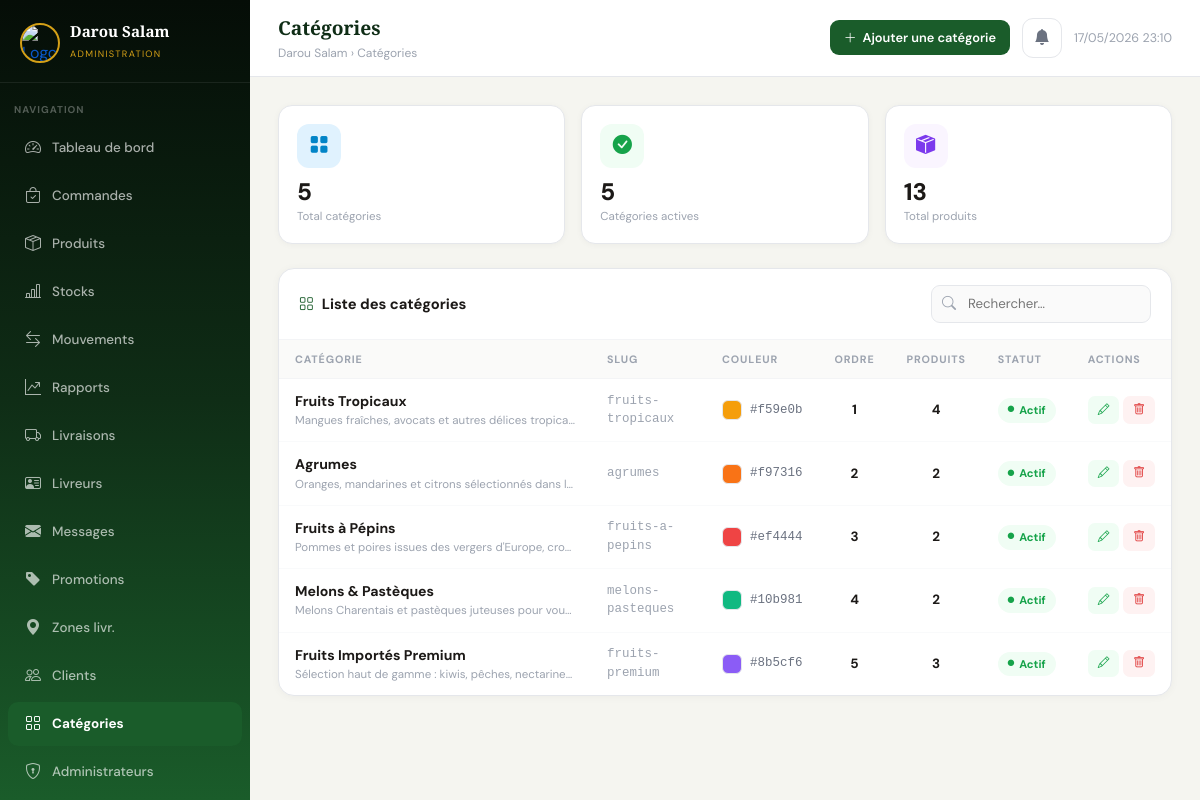
Screenshot of /admin/categories (signed in) with the database file from the repository.
### tables this page shows
CREATE TABLE `categories` (
    `id`          INT UNSIGNED    NOT NULL AUTO_INCREMENT,
    `nom`         VARCHAR(100)    NOT NULL,
    `slug`        VARCHAR(110)    NOT NULL UNIQUE,
    `description` TEXT,
    `icone`       VARCHAR(50)     DEFAULT NULL COMMENT 'Classe CSS ou emoji',
    `couleur`     VARCHAR(20)     DEFAULT '#28a745',
    `image`       VARCHAR(255)    DEFAULT NULL,
    `ordre`       TINYINT UNSIGNED NOT NULL DEFAULT 0,
    `actif`       TINYINT(1)      NOT NULL DEFAULT 1,
    PRIMARY KEY (`id`)
);

### src/Controllers/AdminController.php (called while the page is built, shortened)
<?php
class AdminController
{
    private function getDb(): Database
    {
        return Database::getInstance();
    }
    public function categories(): void
    {
        $db = $this->getDb();
        $categories = $db->fetchAll("SELECT c.*, COUNT(p.id) as nb_produits FROM categories c LEFT JOIN produits p ON p.categorie_id = c.id GROUP BY c.id ORDER BY c.ordre ASC, c.nom ASC");
        require_once __DIR__ . '/../../views/admin/categories.php';
    }
}

### src/Models/Database.php (called while the page is built, shortened)
<?php
class Database
{
    private static ?Database $instance = null;
    private PDO $pdo;
    private function __construct()
    {
        $dsn = 'mysql:host=' . DB_HOST . ';dbname=' . DB_NAME . ';charset=' . DB_CHARSET;
        $options = [
            PDO::ATTR_ERRMODE            => PDO::ERRMODE_EXCEPTION,
            PDO::ATTR_DEFAULT_FETCH_MODE => PDO::FETCH_ASSOC,
            PDO::ATTR_EMULATE_PREPARES   => false,
        ];
        try {
            $this->pdo = new PDO($dsn, DB_USER, DB_PASS, $options);
        } catch (PDOException $e) {
            die('Erreur de connexion à la base de données : ' . $e->getMessage());
        }
    }
    public static function getInstance(): Database
    {
        if (self::$instance === null) {
            self::$instance = new self();
        }
        return self::$instance;
    }
    public function query(string $sql, array $params = []): PDOStatement
    {
        $stmt = $this->pdo->prepare($sql);
        $stmt->execute($params);
        return $stmt;
    }
    public function fetchAll(string $sql, array $params = []): array
    {
        return $this->query($sql, $params)->fetchAll();
    }
}

### views/admin/categories.php (the view, shortened to what this page needs)
<?php
$topbarActions = '<button onclick="document.getElementById(\'modalAjoutCat\').style.display=\'flex\'" class="topbar-btn primary"><i class="bi bi-plus-lg"></i> Ajouter une catégorie</button>';
require_once __DIR__ . '/layout.php';
?>
<div class="stat-grid" style="grid-template-columns:repeat(3,1fr);">
  <div class="stat-box">
    <div class="stat-box-icon" style="background:#e0f2fe;"><i class="bi bi-grid-fill" style="color:#0284c7;"></i></div>
    <div class="stat-box-val"><?= count($categories) ?></div>
    <div class="stat-box-lbl">Total catégories</div>
  </div>
  <div class="stat-box">
    <div class="stat-box-icon" style="background:#f0fdf4;"><i class="bi bi-check-circle-fill" style="color:#16a34a;"></i></div>
    <div class="stat-box-val"><?= count(array_filter($categories, fn($c)=>$c['actif'])) ?></div>
    <div class="stat-box-lbl">Catégories actives</div>
  </div>
  <div class="stat-box">
    <div class="stat-box-icon" style="background:#faf5ff;"><i class="bi bi-box-seam-fill" style="color:#7c3aed;"></i></div>
    <div class="stat-box-val"><?= array_sum(array_column($categories, 'nb_produits')) ?></div>
    <div class="stat-box-lbl">Total produits</div>
  </div>
</div>
<div class="a-card">
  <div class="a-card-head">
    <div class="a-card-title"><i class="bi bi-grid" style="color:var(--vert);"></i> Liste des catégories</div>
    <div class="filter-wrap">
      <input type="search" id="searchCat" class="filter-input" placeholder="Rechercher…" oninput="filterTable('searchCat','catTable')">
    </div>
  </div>
  <div style="overflow-x:auto;">
    <table class="a-table" id="catTable">
      <thead>
        <tr>
          <th>Catégorie</th>
          <th>Slug</th>
          <th>Couleur</th>
          <th>Ordre</th>
          <th>Produits</th>
          <th>Statut</th>
          <th>Actions</th>
        </tr>
      </thead>
      <tbody>
        <?php foreach ($categories as $cat): ?>
        <tr>
          <td>
            <div style="display:flex;align-items:center;gap:12px;">
              <div>
                <div style="font-weight:700;font-size:.88rem;"><?= htmlspecialchars($cat['nom']) ?></div>
                <?php if($cat['description']): ?>
                <div style="font-size:.72rem;color:#9ca3af;max-width:280px;white-space:nowrap;overflow:hidden;text-overflow:ellipsis;"><?= htmlspecialchars($cat['description']) ?></div>
                <?php endif; ?>
              </div>
            </div>
          </td>
          <td style="font-size:.78rem;color:#9ca3af;font-family:monospace;"><?= htmlspecialchars($cat['slug']) ?></td>
          <td>
            <div style="display:flex;align-items:center;gap:8px;">
              <div style="width:20px;height:20px;border-radius:6px;background:<?= htmlspecialchars($cat['couleur']) ?>;border:1px solid #e5e7eb;"></div>
              <span style="font-size:.78rem;color:#6b7280;font-family:monospace;"><?= htmlspecialchars($cat['couleur']) ?></span>
            </div>
          </td>
          <td style="font-weight:700;text-align:center;"><?= (int)$cat['ordre'] ?></td>
          <td style="font-weight:700;text-align:center;"><?= (int)$cat['nb_produits'] ?></td>
          <td>
            <?php if($cat['actif']): ?>
            <span class="status-badge" style="color:#16a34a;background:#f0fdf4;"><i class="bi bi-circle-fill" style="font-size:.4rem;"></i> Actif</span>
            <?php else: ?>
            <span class="status-badge" style="color:#9ca3af;background:#f9fafb;"><i class="bi bi-circle-fill" style="font-size:.4rem;"></i> Inactif</span>
            <?php endif; ?>
          </td>
          <td>
            <div style="display:flex;gap:4px;">
              <button onclick="openEditCat(<?= htmlspecialchars(json_encode($cat)) ?>)" class="btn-sm-action btn-edit" title="Modifier">
                <i class="bi bi-pencil"></i>
              </button>
              <form method="POST" action="<?= BASE_URL ?>?page=admin_categorie_supprimer" style="display:inline;"
                    onsubmit="return confirm('Supprimer la catégorie « <?= htmlspecialchars(addslashes($cat['nom'])) ?> » ?');">
                <button type="submit" class="btn-sm-action btn-del" title="Supprimer"><i class="bi bi-trash"></i></button>
              </form>
            </div>
          </td>
        </tr>
        <?php endforeach; ?>
      </tbody>
    </table>
  </div>
</div>
<?php require_once __DIR__ . '/layout_end.php'; ?>

### views/admin/layout.php (style rules this page uses)
:root { --vert:#1a5c2a;--vert-l:#2d8a42;--sombre:#0f2d16; --orange:#f97316;--or:#d4a017; --sidebar-w:250px;--font:'DM Sans',sans-serif; }
*,*::before,*::after { box-sizing:border-box;margin:0;padding:0; }
html,body { height:100%;font-family:var(--font);background:#f5f5f0;color:#1c1917; }
.topbar-btn { display:flex;align-items:center;gap:6px;padding:8px 14px;border-radius:9px;font-size:.8rem;font-weight:600;text-decoration:none;cursor:pointer;border:none;font-family:var(--font);transition:all .2s; }
.topbar-btn.primary { background:var(--vert);color:#fff; }
.a-card { background:#fff;border-radius:16px;border:1px solid #e5e7eb;box-shadow:0 1px 8px rgba(0,0,0,.04);overflow:hidden;margin-bottom:20px; }
.a-card-head { padding:16px 20px;border-bottom:1px solid #f3f4f6;display:flex;align-items:center;justify-content:space-between; }
.a-card-title { font-size:.92rem;font-weight:700;color:#1c1917;display:flex;align-items:center;gap:8px; }
.stat-grid { display:grid;grid-template-columns:repeat(4,1fr);gap:16px;margin-bottom:24px; }
.stat-box { background:#fff;border-radius:14px;padding:18px;border:1px solid #e5e7eb;box-shadow:0 1px 6px rgba(0,0,0,.04); }
.stat-box-icon { width:44px;height:44px;border-radius:12px;display:flex;align-items:center;justify-content:center;font-size:1.2rem;margin-bottom:12px; }
.stat-box-val { font-size:1.5rem;font-weight:800;color:#1c1917;line-height:1; }
.stat-box-lbl { font-size:.72rem;color:#9ca3af;margin-top:4px; }
.a-table { width:100%;border-collapse:collapse; }
.a-table th { font-size:.67rem;text-transform:uppercase;letter-spacing:.08em;color:#9ca3af;font-weight:700;padding:11px 16px;background:#fafaf9;border-bottom:1px solid #f3f4f6;white-space:nowrap; }
.a-table td { padding:12px 16px;border-bottom:1px solid #f9fafb;font-size:.84rem;vertical-align:middle; }
.a-table tr:last-child td { border-bottom:none; }
.status-badge { display:inline-flex;align-items:center;gap:5px;padding:4px 10px;border-radius:20px;font-size:.7rem;font-weight:700; }
.filter-input { padding:8px 12px 8px 36px;border:1.5px solid #e5e7eb;border-radius:9px;font-size:.83rem;font-family:var(--font);background:#fafafa;width:220px;transition:all .2s; }
.filter-wrap { position:relative; }
.btn-sm-action { padding:5px 10px;border-radius:7px;font-size:.73rem;font-weight:600;font-family:var(--font);cursor:pointer;border:none;text-decoration:none;display:inline-flex;align-items:center;gap:4px;transition:all .2s; }
.btn-edit { background:#f0fdf4;color:#16a34a; }
.btn-del { background:#fef2f2;color:#dc2626; }

### rows the page displays
categories: nom "Fruits Tropicaux", description "Mangues fraîches, avocats et autres délices tropica…", slug "fruits-tropicaux", couleur "#f59e0b", ordre "1", nb_produits "4", actif 1 (drawn)
categories: nom "Agrumes", description "Oranges, mandarines et citrons sélectionnés dans l…", slug "agrumes", couleur "#f97316", ordre "2", nb_produits "2", actif 1 (drawn)
categories: nom "Fruits à Pépins", description "Pommes et poires issues des vergers d'Europe, cro…", slug "fruits-a-pepins", couleur "#ef4444", ordre "3", nb_produits "2", actif 1 (drawn)
categories: nom "Melons & Pastèques", description "Melons Charentais et pastèques juteuses pour vou…", slug "melons-pasteques", couleur "#10b981", ordre "4", nb_produits "2", actif 1 (drawn)
categories: nom "Fruits Importés Premium", description "Sélection haut de gamme : kiwis, pêches, nectarine…", slug "fruits-premium", couleur "#8b5cf6", ordre "5", nb_produits "3", actif 1 (drawn)

### other values shown
$pageTitle "Catégories"
count($categories) "5"
count(array_filter($categories, fn($c)=>$c['actif'])) "5"
array_sum(array_column($categories, 'nb_produits')) "13"
